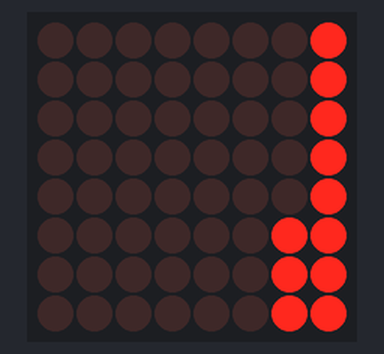
Bench run of a sketch on a simulated Arduino Uno, built with avr-gcc and run on an emulated ATmega328P. Shown: 8×8 LED matrix.

Above: at 0.7 s.
At 5.58 s:
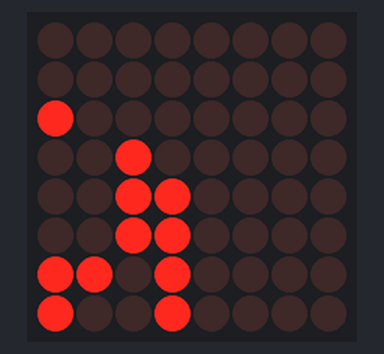
At 10.41 s:
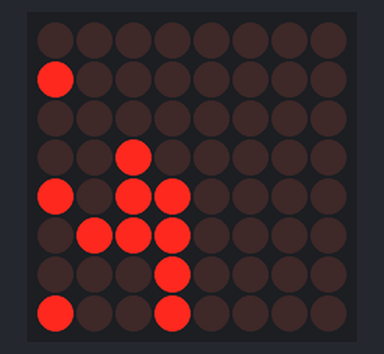
At 20.08 s:
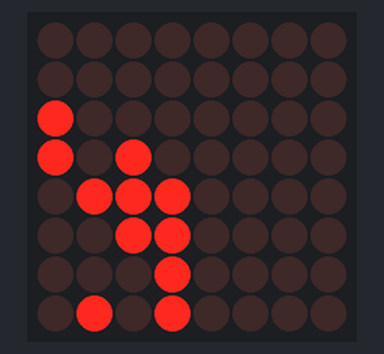
At 29.74 s:
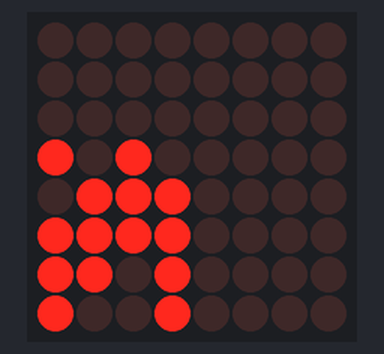
At 39.71 s:
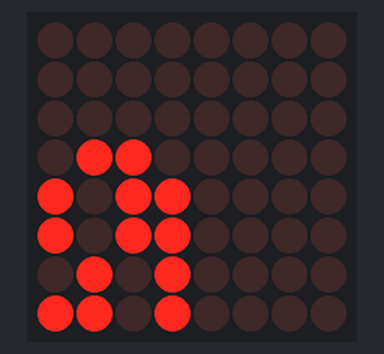

The sketch:

ledmatrix3.ino
```cpp
//Binary Clock Using LED Matrix

#include <LedControl.h>

LedControl lc=LedControl(12,11,10,1);
// pin 12 is connected to the MAX7219 pin 1
// pin 11 is connected to the CLK pin 13
// pin 10 is connected to LOAD pin 12
// 1 as we are only using 1 MAX7219

int c[8] = {0,0,28,15,0,0,0,0};
int max[8] = {100,60,60,24,0,0,0,0};

void setup(){
  lc.shutdown(0,false);
  lc.setIntensity(0,8);
  lc.clearDisplay(0);
//  for (int i=0; i<8;i++) {
//    c[i]=0;
//  }
    for (int row=0; row<8; row++)
  {
    for (int col=0; col<8; col++)
    {
      lc.setLed(0,col,row,true);
      lc.setLed(1,col,row,false);
      delay(5);
    }
  }

  for (int row=0; row<8; row++)
  {
    for (int col=0; col<8; col++)
    {
      lc.setLed(0,col,row,false);
      lc.setLed(1,col,row,true);
      delay(5);
    }
  }
}

void loop(){
  c[0]++;
  for (int i=0; i<8; i++){
    lc.setColumn(0,i,c[i]);
    if (c[i] > max[i]){
      c[i] = 0;
      if (i<7) {
        c[i+1]++;
      }
    }
  }
  delay(10);
}
```
